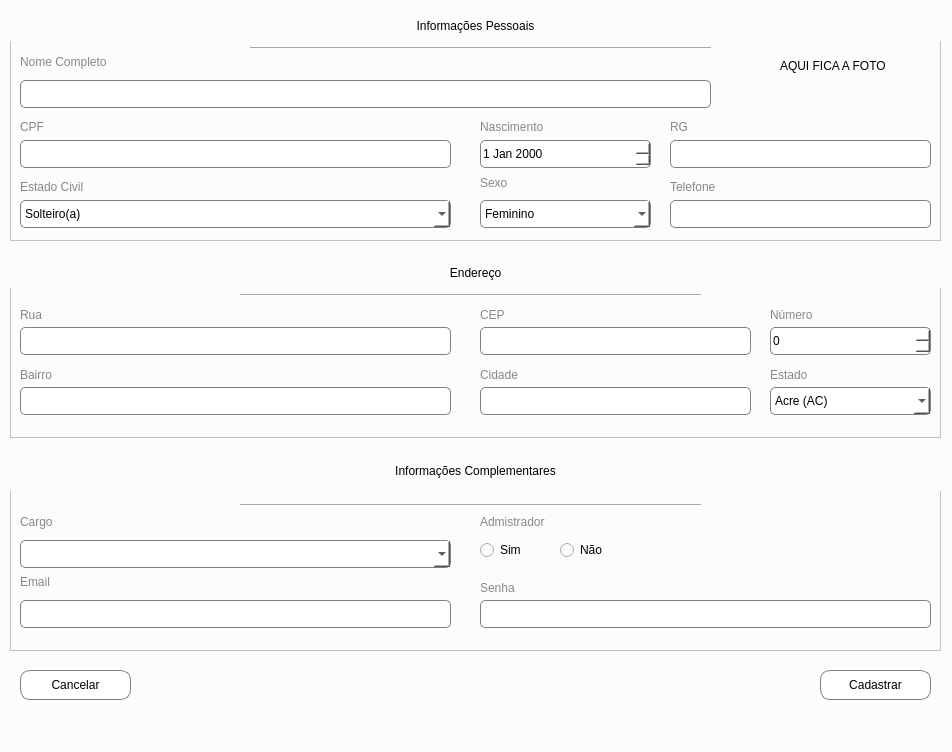
<?xml version="1.0" encoding="UTF-8"?>
<ui version="4.0">
 <class>cadastroServidor</class>
 <widget class="QMainWindow" name="cadastroServidor">
  <property name="geometry">
   <rect>
    <x>0</x>
    <y>0</y>
    <width>952</width>
    <height>752</height>
   </rect>
  </property>
  <property name="windowTitle">
   <string>MainWindow</string>
  </property>
  <property name="styleSheet">
   <string notr="true">background-color: rgb(252, 252, 252);
</string>
  </property>
  <widget class="QWidget" name="centralwidget">
   <property name="styleSheet">
    <string notr="true">backgroundcolor: rgb(255,255,255)</string>
   </property>
   <widget class="QFrame" name="framePessoais">
    <property name="geometry">
     <rect>
      <x>10</x>
      <y>10</y>
      <width>931</width>
      <height>231</height>
     </rect>
    </property>
    <property name="frameShape">
     <enum>QFrame::StyledPanel</enum>
    </property>
    <property name="frameShadow">
     <enum>QFrame::Raised</enum>
    </property>
    <widget class="QLabel" name="lblPessoais">
     <property name="geometry">
      <rect>
       <x>0</x>
       <y>0</y>
       <width>931</width>
       <height>31</height>
      </rect>
     </property>
     <property name="styleSheet">
      <string notr="true">font: 25 12pt &quot;Malgun Gothic Semilight&quot;;</string>
     </property>
     <property name="text">
      <string>Informações Pessoais</string>
     </property>
     <property name="alignment">
      <set>Qt::AlignCenter</set>
     </property>
    </widget>
    <widget class="Line" name="line">
     <property name="geometry">
      <rect>
       <x>240</x>
       <y>30</y>
       <width>461</width>
       <height>16</height>
      </rect>
     </property>
     <property name="orientation">
      <enum>Qt::Horizontal</enum>
     </property>
    </widget>
    <widget class="QLabel" name="label_3">
     <property name="geometry">
      <rect>
       <x>10</x>
       <y>40</y>
       <width>181</width>
       <height>23</height>
      </rect>
     </property>
     <property name="styleSheet">
      <string notr="true">font: 25 10pt &quot;Malgun Gothic Semilight&quot;;
color: rgb(136, 136, 136)</string>
     </property>
     <property name="text">
      <string>Nome Completo</string>
     </property>
    </widget>
    <widget class="QLabel" name="label_4">
     <property name="geometry">
      <rect>
       <x>10</x>
       <y>105</y>
       <width>55</width>
       <height>23</height>
      </rect>
     </property>
     <property name="styleSheet">
      <string notr="true">font: 25 10pt &quot;Malgun Gothic Semilight&quot;;
color: rgb(136, 136, 136)</string>
     </property>
     <property name="text">
      <string>CPF</string>
     </property>
    </widget>
    <widget class="QLabel" name="label_5">
     <property name="geometry">
      <rect>
       <x>10</x>
       <y>165</y>
       <width>111</width>
       <height>23</height>
      </rect>
     </property>
     <property name="styleSheet">
      <string notr="true">font: 25 10pt &quot;Malgun Gothic Semilight&quot;;
color: rgb(136, 136, 136)</string>
     </property>
     <property name="text">
      <string>Estado Civil</string>
     </property>
    </widget>
    <widget class="QLabel" name="label_6">
     <property name="geometry">
      <rect>
       <x>470</x>
       <y>105</y>
       <width>121</width>
       <height>23</height>
      </rect>
     </property>
     <property name="styleSheet">
      <string notr="true">font: 25 10pt &quot;Malgun Gothic Semilight&quot;;
color: rgb(136, 136, 136)</string>
     </property>
     <property name="text">
      <string>Nascimento</string>
     </property>
    </widget>
    <widget class="QTextEdit" name="textEdit">
     <property name="geometry">
      <rect>
       <x>10</x>
       <y>70</y>
       <width>691</width>
       <height>28</height>
      </rect>
     </property>
     <property name="styleSheet">
      <string notr="true">border: 1px solid grey;
border-radius: 5px;
font: 9pt &quot;Leelawadee UI Semilight&quot;;
background-color: rgb(255, 255, 255);</string>
     </property>
    </widget>
    <widget class="QTextEdit" name="textEdit_2">
     <property name="geometry">
      <rect>
       <x>10</x>
       <y>130</y>
       <width>431</width>
       <height>28</height>
      </rect>
     </property>
     <property name="styleSheet">
      <string notr="true">border: 1px solid grey;
border-radius: 5px;
font: 9pt &quot;Leelawadee UI Semilight&quot;;
background-color: rgb(255, 255, 255);</string>
     </property>
    </widget>
    <widget class="QLabel" name="label_7">
     <property name="geometry">
      <rect>
       <x>770</x>
       <y>10</y>
       <width>121</width>
       <height>91</height>
      </rect>
     </property>
     <property name="text">
      <string>AQUI FICA A FOTO</string>
     </property>
    </widget>
    <widget class="QLabel" name="label_8">
     <property name="geometry">
      <rect>
       <x>660</x>
       <y>105</y>
       <width>55</width>
       <height>23</height>
      </rect>
     </property>
     <property name="styleSheet">
      <string notr="true">font: 25 10pt &quot;Malgun Gothic Semilight&quot;;
color: rgb(136, 136, 136)</string>
     </property>
     <property name="text">
      <string>RG</string>
     </property>
     <property name="textFormat">
      <enum>Qt::PlainText</enum>
     </property>
    </widget>
    <widget class="QTextEdit" name="textEdit_3">
     <property name="geometry">
      <rect>
       <x>660</x>
       <y>130</y>
       <width>261</width>
       <height>28</height>
      </rect>
     </property>
     <property name="styleSheet">
      <string notr="true">border: 1px solid grey;
border-radius: 5px;
font: 9pt &quot;Leelawadee UI Semilight&quot;;
background-color: rgb(255, 255, 255);</string>
     </property>
    </widget>
    <widget class="QComboBox" name="comboBox">
     <property name="geometry">
      <rect>
       <x>10</x>
       <y>190</y>
       <width>431</width>
       <height>28</height>
      </rect>
     </property>
     <property name="styleSheet">
      <string notr="true">border: 1px solid grey;
border-radius: 5px;
font: 9pt &quot;Leelawadee UI Semilight&quot;;
background-color: rgb(255, 255, 255);</string>
     </property>
     <property name="currentIndex">
      <number>0</number>
     </property>
     <property name="maxVisibleItems">
      <number>5</number>
     </property>
     <item>
      <property name="text">
       <string>Solteiro(a)</string>
      </property>
     </item>
     <item>
      <property name="text">
       <string>Casado(a)</string>
      </property>
     </item>
     <item>
      <property name="text">
       <string>Separado(a)</string>
      </property>
     </item>
     <item>
      <property name="text">
       <string>Divorciado(a)</string>
      </property>
     </item>
     <item>
      <property name="text">
       <string>Viúvo(a)</string>
      </property>
     </item>
    </widget>
    <widget class="QDateEdit" name="dateEdit">
     <property name="geometry">
      <rect>
       <x>470</x>
       <y>130</y>
       <width>171</width>
       <height>28</height>
      </rect>
     </property>
     <property name="styleSheet">
      <string notr="true">border: 1px solid grey;
border-radius: 5px;
font: 9pt &quot;Leelawadee UI Semilight&quot;;
background-color: rgb(255, 255, 255);</string>
     </property>
     <property name="maximumDate">
      <date>
       <year>3000</year>
       <month>12</month>
       <day>31</day>
      </date>
     </property>
     <property name="minimumDate">
      <date>
       <year>1900</year>
       <month>9</month>
       <day>14</day>
      </date>
     </property>
    </widget>
    <widget class="QLabel" name="label_9">
     <property name="geometry">
      <rect>
       <x>660</x>
       <y>165</y>
       <width>91</width>
       <height>23</height>
      </rect>
     </property>
     <property name="styleSheet">
      <string notr="true">font: 25 10pt &quot;Malgun Gothic Semilight&quot;;
color: rgb(136, 136, 136)</string>
     </property>
     <property name="text">
      <string>Telefone</string>
     </property>
    </widget>
    <widget class="QTextEdit" name="textEdit_4">
     <property name="geometry">
      <rect>
       <x>660</x>
       <y>190</y>
       <width>261</width>
       <height>28</height>
      </rect>
     </property>
     <property name="styleSheet">
      <string notr="true">border: 1px solid grey;
border-radius: 5px;
font: 9pt &quot;Leelawadee UI Semilight&quot;;
background-color: rgb(255, 255, 255);</string>
     </property>
    </widget>
    <widget class="QLabel" name="label_10">
     <property name="geometry">
      <rect>
       <x>470</x>
       <y>165</y>
       <width>55</width>
       <height>16</height>
      </rect>
     </property>
     <property name="styleSheet">
      <string notr="true">font: 25 10pt &quot;Malgun Gothic Semilight&quot;;
color: rgb(136, 136, 136)</string>
     </property>
     <property name="text">
      <string>Sexo</string>
     </property>
    </widget>
    <widget class="QComboBox" name="comboBox_2">
     <property name="geometry">
      <rect>
       <x>470</x>
       <y>190</y>
       <width>171</width>
       <height>28</height>
      </rect>
     </property>
     <property name="styleSheet">
      <string notr="true">border: 1px solid grey;
border-radius: 5px;
font: 9pt &quot;Leelawadee UI Semilight&quot;;
background-color: rgb(255, 255, 255);</string>
     </property>
     <item>
      <property name="text">
       <string>Feminino</string>
      </property>
     </item>
     <item>
      <property name="text">
       <string>Masculino</string>
      </property>
     </item>
     <item>
      <property name="text">
       <string>Outro</string>
      </property>
     </item>
    </widget>
   </widget>
   <widget class="QFrame" name="frame">
    <property name="geometry">
     <rect>
      <x>10</x>
      <y>257</y>
      <width>931</width>
      <height>181</height>
     </rect>
    </property>
    <property name="frameShape">
     <enum>QFrame::StyledPanel</enum>
    </property>
    <property name="frameShadow">
     <enum>QFrame::Raised</enum>
    </property>
    <widget class="QLabel" name="label">
     <property name="geometry">
      <rect>
       <x>0</x>
       <y>0</y>
       <width>931</width>
       <height>31</height>
      </rect>
     </property>
     <property name="styleSheet">
      <string notr="true">font: 25 12pt &quot;Malgun Gothic Semilight&quot;;</string>
     </property>
     <property name="text">
      <string>Endereço</string>
     </property>
     <property name="alignment">
      <set>Qt::AlignCenter</set>
     </property>
    </widget>
    <widget class="Line" name="line_2">
     <property name="geometry">
      <rect>
       <x>230</x>
       <y>30</y>
       <width>461</width>
       <height>16</height>
      </rect>
     </property>
     <property name="orientation">
      <enum>Qt::Horizontal</enum>
     </property>
    </widget>
    <widget class="QLabel" name="label_11">
     <property name="geometry">
      <rect>
       <x>10</x>
       <y>50</y>
       <width>55</width>
       <height>16</height>
      </rect>
     </property>
     <property name="styleSheet">
      <string notr="true">font: 25 10pt &quot;Malgun Gothic Semilight&quot;;
color: rgb(136, 136, 136)</string>
     </property>
     <property name="text">
      <string>Rua</string>
     </property>
    </widget>
    <widget class="QLabel" name="label_12">
     <property name="geometry">
      <rect>
       <x>760</x>
       <y>50</y>
       <width>71</width>
       <height>16</height>
      </rect>
     </property>
     <property name="styleSheet">
      <string notr="true">font: 25 10pt &quot;Malgun Gothic Semilight&quot;;
color: rgb(136, 136, 136)</string>
     </property>
     <property name="text">
      <string>Número</string>
     </property>
    </widget>
    <widget class="QLabel" name="label_13">
     <property name="geometry">
      <rect>
       <x>10</x>
       <y>110</y>
       <width>55</width>
       <height>16</height>
      </rect>
     </property>
     <property name="styleSheet">
      <string notr="true">font: 25 10pt &quot;Malgun Gothic Semilight&quot;;
color: rgb(136, 136, 136)</string>
     </property>
     <property name="text">
      <string>Bairro</string>
     </property>
    </widget>
    <widget class="QLabel" name="label_14">
     <property name="geometry">
      <rect>
       <x>470</x>
       <y>50</y>
       <width>55</width>
       <height>16</height>
      </rect>
     </property>
     <property name="styleSheet">
      <string notr="true">font: 25 10pt &quot;Malgun Gothic Semilight&quot;;
color: rgb(136, 136, 136)</string>
     </property>
     <property name="text">
      <string>CEP</string>
     </property>
    </widget>
    <widget class="QLabel" name="label_15">
     <property name="geometry">
      <rect>
       <x>470</x>
       <y>110</y>
       <width>55</width>
       <height>16</height>
      </rect>
     </property>
     <property name="styleSheet">
      <string notr="true">font: 25 10pt &quot;Malgun Gothic Semilight&quot;;
color: rgb(136, 136, 136)</string>
     </property>
     <property name="text">
      <string>Cidade</string>
     </property>
    </widget>
    <widget class="QLabel" name="label_16">
     <property name="geometry">
      <rect>
       <x>760</x>
       <y>110</y>
       <width>55</width>
       <height>16</height>
      </rect>
     </property>
     <property name="styleSheet">
      <string notr="true">font: 25 10pt &quot;Malgun Gothic Semilight&quot;;
color: rgb(136, 136, 136)</string>
     </property>
     <property name="text">
      <string>Estado</string>
     </property>
    </widget>
    <widget class="QLineEdit" name="lineEdit">
     <property name="geometry">
      <rect>
       <x>10</x>
       <y>70</y>
       <width>431</width>
       <height>28</height>
      </rect>
     </property>
     <property name="styleSheet">
      <string notr="true">border: 1px solid grey;
border-radius: 5px;
font: 9pt &quot;Leelawadee UI Semilight&quot;;
background-color: rgb(255, 255, 255);</string>
     </property>
    </widget>
    <widget class="QSpinBox" name="spinBox">
     <property name="geometry">
      <rect>
       <x>760</x>
       <y>70</y>
       <width>161</width>
       <height>28</height>
      </rect>
     </property>
     <property name="styleSheet">
      <string notr="true">border: 1px solid grey;
border-radius: 5px;
font: 9pt &quot;Leelawadee UI Semilight&quot;;
background-color: rgb(255, 255, 255);</string>
     </property>
    </widget>
    <widget class="QTextEdit" name="textEdit_5">
     <property name="geometry">
      <rect>
       <x>10</x>
       <y>130</y>
       <width>431</width>
       <height>28</height>
      </rect>
     </property>
     <property name="styleSheet">
      <string notr="true">border: 1px solid grey;
border-radius: 5px;
font: 9pt &quot;Leelawadee UI Semilight&quot;;
background-color: rgb(255, 255, 255);</string>
     </property>
    </widget>
    <widget class="QTextEdit" name="textEdit_6">
     <property name="geometry">
      <rect>
       <x>470</x>
       <y>70</y>
       <width>271</width>
       <height>28</height>
      </rect>
     </property>
     <property name="styleSheet">
      <string notr="true">border: 1px solid grey;
border-radius: 5px;
font: 9pt &quot;Leelawadee UI Semilight&quot;;
background-color: rgb(255, 255, 255);</string>
     </property>
    </widget>
    <widget class="QTextEdit" name="textEdit_7">
     <property name="geometry">
      <rect>
       <x>470</x>
       <y>130</y>
       <width>271</width>
       <height>28</height>
      </rect>
     </property>
     <property name="styleSheet">
      <string notr="true">border: 1px solid grey;
border-radius: 5px;
font: 9pt &quot;Leelawadee UI Semilight&quot;;
background-color: rgb(255, 255, 255);</string>
     </property>
    </widget>
    <widget class="QComboBox" name="comboBox_3">
     <property name="geometry">
      <rect>
       <x>760</x>
       <y>130</y>
       <width>161</width>
       <height>28</height>
      </rect>
     </property>
     <property name="styleSheet">
      <string notr="true">border: 1px solid grey;
border-radius: 5px;
font: 9pt &quot;Leelawadee UI Semilight&quot;;
background-color: rgb(255, 255, 255);</string>
     </property>
     <item>
      <property name="text">
       <string>Acre (AC)</string>
      </property>
     </item>
     <item>
      <property name="text">
       <string>Alagoas (AL)</string>
      </property>
     </item>
     <item>
      <property name="text">
       <string>Amapá (AP)</string>
      </property>
     </item>
     <item>
      <property name="text">
       <string>Amazonas (AM)</string>
      </property>
     </item>
     <item>
      <property name="text">
       <string>Bahia (BA)</string>
      </property>
     </item>
     <item>
      <property name="text">
       <string>Ceará (CE)</string>
      </property>
     </item>
     <item>
      <property name="text">
       <string>Distrito Federal (DF)</string>
      </property>
     </item>
     <item>
      <property name="text">
       <string>Espírito Santos (ES)</string>
      </property>
     </item>
     <item>
      <property name="text">
       <string>Goiás (GO)</string>
      </property>
     </item>
     <item>
      <property name="text">
       <string>Maranhão (MA)</string>
      </property>
     </item>
     <item>
      <property name="text">
       <string>Mato Grosso (MT)</string>
      </property>
     </item>
     <item>
      <property name="text">
       <string>Mato Grosso do Sul (MS)</string>
      </property>
     </item>
     <item>
      <property name="text">
       <string>Minas Gerais (MG)</string>
      </property>
     </item>
     <item>
      <property name="text">
       <string>Pará (PA)</string>
      </property>
     </item>
     <item>
      <property name="text">
       <string>Paraíba (PB)</string>
      </property>
     </item>
     <item>
      <property name="text">
       <string>Paraná (PR)</string>
      </property>
     </item>
     <item>
      <property name="text">
       <string>Pernambuco (PR)</string>
      </property>
     </item>
     <item>
      <property name="text">
       <string>Piauí (PI)</string>
      </property>
     </item>
     <item>
      <property name="text">
       <string>Rio de Janeiro (RJ)</string>
      </property>
     </item>
     <item>
      <property name="text">
       <string>Rio Grande do Norte (RN)</string>
      </property>
     </item>
     <item>
      <property name="text">
       <string>Rondônia (RO)</string>
      </property>
     </item>
     <item>
      <property name="text">
       <string>Roraima (RR)</string>
      </property>
     </item>
     <item>
      <property name="text">
       <string>Santa Catarina (SC)</string>
      </property>
     </item>
     <item>
      <property name="text">
       <string>São Paulo (SP)</string>
      </property>
     </item>
     <item>
      <property name="text">
       <string>Sergipe (SE)</string>
      </property>
     </item>
     <item>
      <property name="text">
       <string>Tocantins (TO)</string>
      </property>
     </item>
    </widget>
   </widget>
   <widget class="QFrame" name="frame_2">
    <property name="geometry">
     <rect>
      <x>10</x>
      <y>450</y>
      <width>931</width>
      <height>201</height>
     </rect>
    </property>
    <property name="frameShape">
     <enum>QFrame::StyledPanel</enum>
    </property>
    <property name="frameShadow">
     <enum>QFrame::Raised</enum>
    </property>
    <widget class="QLabel" name="label_2">
     <property name="geometry">
      <rect>
       <x>0</x>
       <y>0</y>
       <width>931</width>
       <height>41</height>
      </rect>
     </property>
     <property name="styleSheet">
      <string notr="true">font: 25 12pt &quot;Malgun Gothic Semilight&quot;;</string>
     </property>
     <property name="text">
      <string>Informações Complementares</string>
     </property>
     <property name="alignment">
      <set>Qt::AlignCenter</set>
     </property>
    </widget>
    <widget class="Line" name="line_3">
     <property name="geometry">
      <rect>
       <x>230</x>
       <y>40</y>
       <width>461</width>
       <height>31</height>
      </rect>
     </property>
     <property name="orientation">
      <enum>Qt::Horizontal</enum>
     </property>
    </widget>
    <widget class="QLabel" name="label_17">
     <property name="geometry">
      <rect>
       <x>10</x>
       <y>60</y>
       <width>55</width>
       <height>23</height>
      </rect>
     </property>
     <property name="styleSheet">
      <string notr="true">font: 25 10pt &quot;Malgun Gothic Semilight&quot;;
color: rgb(136, 136, 136)</string>
     </property>
     <property name="text">
      <string>Cargo</string>
     </property>
    </widget>
    <widget class="QLabel" name="label_18">
     <property name="geometry">
      <rect>
       <x>470</x>
       <y>130</y>
       <width>55</width>
       <height>16</height>
      </rect>
     </property>
     <property name="styleSheet">
      <string notr="true">font: 25 10pt &quot;Malgun Gothic Semilight&quot;;
color: rgb(136, 136, 136)</string>
     </property>
     <property name="text">
      <string>Senha</string>
     </property>
    </widget>
    <widget class="QLabel" name="label_19">
     <property name="geometry">
      <rect>
       <x>470</x>
       <y>60</y>
       <width>121</width>
       <height>23</height>
      </rect>
     </property>
     <property name="styleSheet">
      <string notr="true">font: 25 10pt &quot;Malgun Gothic Semilight&quot;;
color: rgb(136, 136, 136)</string>
     </property>
     <property name="text">
      <string>Admistrador</string>
     </property>
    </widget>
    <widget class="QLabel" name="label_20">
     <property name="geometry">
      <rect>
       <x>10</x>
       <y>120</y>
       <width>55</width>
       <height>23</height>
      </rect>
     </property>
     <property name="styleSheet">
      <string notr="true">font: 25 10pt &quot;Malgun Gothic Semilight&quot;;
color: rgb(136, 136, 136)</string>
     </property>
     <property name="text">
      <string>Email</string>
     </property>
    </widget>
    <widget class="QComboBox" name="comboBox_4">
     <property name="geometry">
      <rect>
       <x>10</x>
       <y>90</y>
       <width>431</width>
       <height>28</height>
      </rect>
     </property>
     <property name="styleSheet">
      <string notr="true">border: 1px solid grey;
border-radius: 5px;
font: 9pt &quot;Leelawadee UI Semilight&quot;;
background-color: rgb(255, 255, 255);</string>
     </property>
    </widget>
    <widget class="QRadioButton" name="radioButton">
     <property name="geometry">
      <rect>
       <x>470</x>
       <y>90</y>
       <width>95</width>
       <height>20</height>
      </rect>
     </property>
     <property name="styleSheet">
      <string notr="true">font: 9pt &quot;Leelawadee UI Semilight&quot;;
</string>
     </property>
     <property name="text">
      <string>Sim</string>
     </property>
    </widget>
    <widget class="QRadioButton" name="radioButton_2">
     <property name="geometry">
      <rect>
       <x>550</x>
       <y>90</y>
       <width>95</width>
       <height>20</height>
      </rect>
     </property>
     <property name="styleSheet">
      <string notr="true">font: 9pt &quot;Leelawadee UI Semilight&quot;;
</string>
     </property>
     <property name="text">
      <string>Não</string>
     </property>
    </widget>
    <widget class="QTextEdit" name="textEdit_8">
     <property name="geometry">
      <rect>
       <x>10</x>
       <y>150</y>
       <width>431</width>
       <height>28</height>
      </rect>
     </property>
     <property name="styleSheet">
      <string notr="true">border: 1px solid grey;
border-radius: 5px;
font: 9pt &quot;Leelawadee UI Semilight&quot;;
background-color: rgb(255, 255, 255);</string>
     </property>
    </widget>
    <widget class="QLineEdit" name="lineEdit_2">
     <property name="geometry">
      <rect>
       <x>470</x>
       <y>150</y>
       <width>451</width>
       <height>28</height>
      </rect>
     </property>
     <property name="styleSheet">
      <string notr="true">border: 1px solid grey;
border-radius: 5px;
font: 9pt &quot;Leelawadee UI Semilight&quot;;
background-color: rgb(255, 255, 255);</string>
     </property>
     <property name="echoMode">
      <enum>QLineEdit::Password</enum>
     </property>
    </widget>
   </widget>
   <widget class="QPushButton" name="btnCadatrar">
    <property name="geometry">
     <rect>
      <x>820</x>
      <y>670</y>
      <width>111</width>
      <height>30</height>
     </rect>
    </property>
    <property name="sizePolicy">
     <sizepolicy hsizetype="Maximum" vsizetype="Expanding">
      <horstretch>0</horstretch>
      <verstretch>0</verstretch>
     </sizepolicy>
    </property>
    <property name="focusPolicy">
     <enum>Qt::StrongFocus</enum>
    </property>
    <property name="layoutDirection">
     <enum>Qt::LeftToRight</enum>
    </property>
    <property name="styleSheet">
     <string notr="true">font: 25 10pt &quot;Malgun Gothic Semilight&quot;;
border: 0.7px solid grey;
border-radius: 10px;
background-color: rgb(255, 255, 255);</string>
    </property>
    <property name="text">
     <string>Cadastrar</string>
    </property>
   </widget>
   <widget class="QPushButton" name="btnCancelar">
    <property name="geometry">
     <rect>
      <x>20</x>
      <y>670</y>
      <width>111</width>
      <height>30</height>
     </rect>
    </property>
    <property name="sizePolicy">
     <sizepolicy hsizetype="Maximum" vsizetype="Expanding">
      <horstretch>0</horstretch>
      <verstretch>0</verstretch>
     </sizepolicy>
    </property>
    <property name="focusPolicy">
     <enum>Qt::StrongFocus</enum>
    </property>
    <property name="styleSheet">
     <string notr="true">font: 25 10pt &quot;Malgun Gothic Semilight&quot;;
border: 0.7px solid grey;
border-radius: 10px;
background-color: rgb(255, 255, 255);</string>
    </property>
    <property name="text">
     <string>Cancelar</string>
    </property>
   </widget>
  </widget>
  <widget class="QStatusBar" name="statusbar">
   <property name="styleSheet">
    <string notr="true">backgroundcolor: #000000</string>
   </property>
  </widget>
  <widget class="QMenuBar" name="menubar">
   <property name="geometry">
    <rect>
     <x>0</x>
     <y>0</y>
     <width>952</width>
     <height>26</height>
    </rect>
   </property>
   <property name="styleSheet">
    <string notr="true">backgroundcolor: rgb(59, 59, 59)</string>
   </property>
  </widget>
 </widget>
 <resources/>
 <connections/>
</ui>
